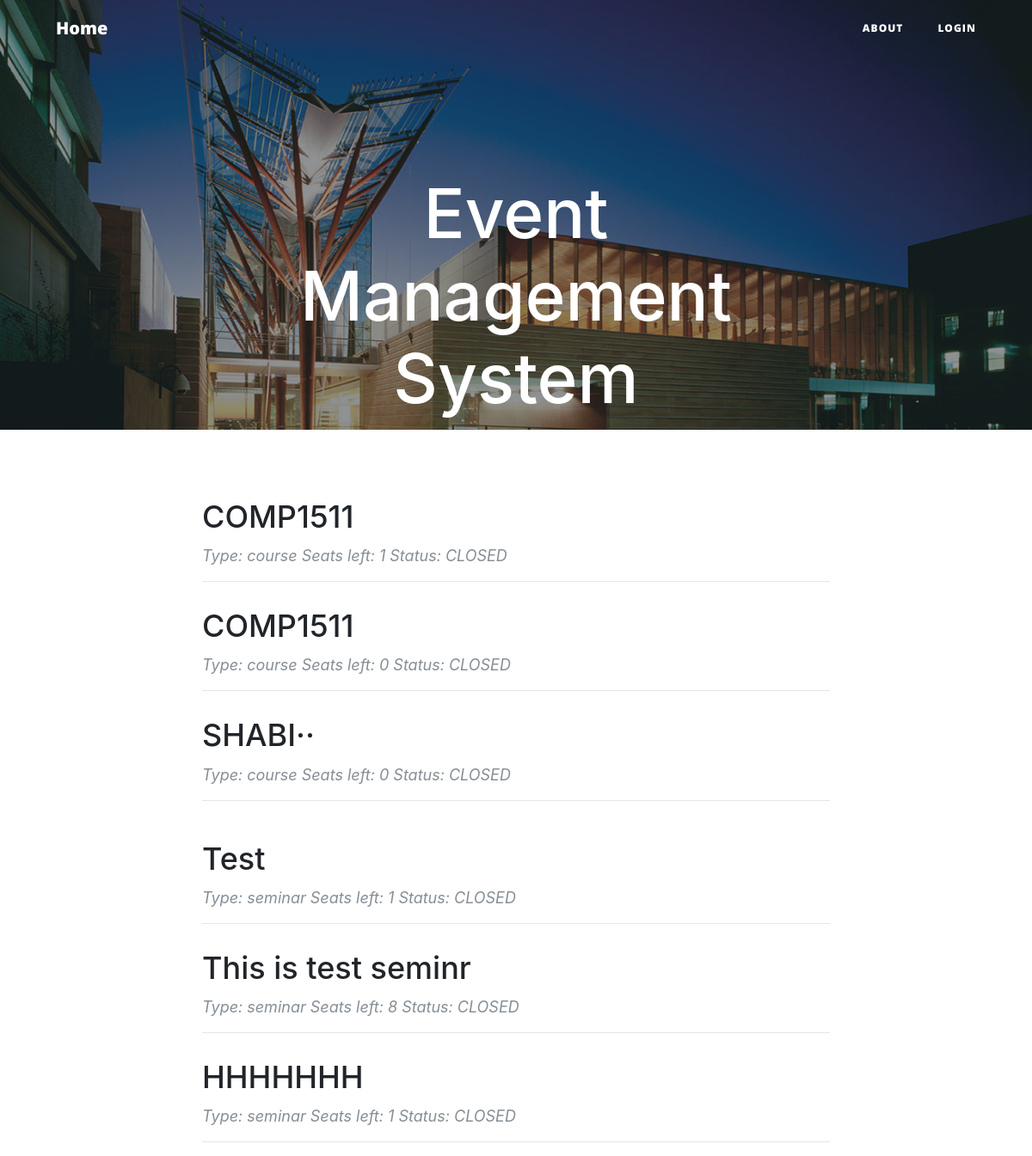
The page / on the database its author committed.
### event.py (models this page shows, shortened)
class Event(db.Model):
    __tablename__ = 'events'
    event_id = db.Column(db.Integer, primary_key=True)
    title = db.Column(db.String(120))
    details = db.Column(db.UnicodeText)
    start = db.Column(db.String(80))
    end = db.Column(db.String(80))
    capacity = db.Column(db.Integer)
    status = db.Column(db.String(80))
    creater = db.Column(db.String(80))
    fee = db.Column(db.Integer)
    early_period = db.Column(db.Integer)
    users = db.relationship('User',secondary=event_realation,
                            backref=db.backref('event_users_all', lazy='dynamic'))

class Seminar(db.Model):
    __tablename__ = 'seminars'
    seminar_id = db.Column(db.Integer, primary_key=True)
    title = db.Column(db.String(120))
    details = db.Column(db.UnicodeText)
    start = db.Column(db.String(80))
    end = db.Column(db.String(80))
    capacity = db.Column(db.Integer)
    status = db.Column(db.String(80))
    creater = db.Column(db.String(80))
    users = db.relationship('User',secondary=seminar_realation,
                            backref=db.backref('seminar_users_all', lazy='dynamic'))
    sessions = db.relationship('Session',secondary=seminar_session,
                            backref=db.backref('session_all', lazy='dynamic'))

### route.py (the view)
@app.route('/')
def index():
    Eventsystem.check_statu()
    return render_template('index.html', events = Event.query.all(), seminars = Seminar.query.all())

### EventSystem.py (called while the page is built)
    @staticmethod
    def check_statu():
        now = datetime.now()
        for event in Event.query.all():
            end = datetime.strptime(event.end, "%d-%m-%Y")
            if end < now:
                event.status = 'CLOSED'
                db.session.add(event)
                db.session.commit()
        for seminar in Seminar.query.all():
            end = datetime.strptime(seminar.end, "%d-%m-%Y")
            if end < now:
                seminar.status = 'CLOSED'
                db.session.add(seminar)
                db.session.commit()
        for session in Session.query.all():
            end = datetime.strptime(session.end, "%d-%m-%Y")
            if end < now:
                session.status = 'CLOSED'
                db.session.add(session)
                db.session.commit()

### templates/index.html
{% extends 'base.html' %}
{% block body %}
<header class="masthead" style="background-image: url('{{ url_for('static',filename='asb-unsw-campus-53.jpg')}}'); width: auto; height:500px;">
    <div class="overlay"></div>
    <div class="container">
        <div class="row">
            <div class="col-lg-8 col-md-10 mx-auto">
                <div class="site-heading">
                    <h1>Event Management System</h1>
                </div>
            </div>
        </div>
    </div>
</header>
<div class="container">
    <div class="row">
        <div class="col-lg-8 col-md-10 mx-auto">
            {% for event in events %}
                <div class="post-preview">
                    <a href="{{ url_for('info', eventId = event.event_id) }}">
                        <h2 class="post-title">
                            {{event.title}}
                        </h2>
                    </a>
                    <p class="post-meta">Type: course Seats left: {{ event.capacity - event.events_all.count() }} Status: {{event.status}}</p>
                </div>
                <hr>
            {% endfor %}
        </div>
    </div>
</div>
<div class="container">
    <div class="row">
        <div class="col-lg-8 col-md-10 mx-auto">
            {% for seminar  in seminars %}
                <div class="post-preview">
                    <a href="{{ url_for('seminarinfo', seminarId = seminar.seminar_id) }}">
                        <h2 class="post-title">
                            {{seminar.title}}
                        </h2>
                    </a>
                    <p class="post-meta">Type: seminar Seats left: {{ seminar.capacity - seminar.seminars_all.count() }} Status: {{seminar.status}}</p>
                </div>
                <hr>
            {% endfor %}
        </div>
    </div>
</div>
{% endblock %}

### templates/base.html (shortened to what this page needs)
<!DOCTYPE html>
<html lang="en">
    <head>
        <link rel = stylesheet type="text/css" href="{{ url_for('static',filename = 'font-awesome.min.css')}}"/>
        <link rel = stylesheet type="text/css" href="{{ url_for('static',filename = 'clean-blog.min.css')}}"/>
        <link rel = stylesheet type="text/css" href="{{ url_for('static',filename = 'bootstrap.min.css')}}"/>
    </head>
    <body>
        <nav  class="navbar navbar-expand-lg navbar-light fixed-top" id="mainNav">
            <div class="container">
                <a class="navbar-brand" href="{{url_for('index')}}">Home</a>
                <div class="collapse navbar-collapse" id="navbarResponsive">
                    <ul class="navbar-nav ml-auto">
                        <li class="nav-item">
                            <a class="nav-link" href="{{ url_for('about') }}">About</a>
                        </li>
                        {% if current_user.is_anonymous %}
                        <li class="nav-item">
                                <a class="nav-link" href="{{ url_for('login') }}">Login</a>
                        </li>
                        {% else %}
                        <li class="nav-item">
                            <a class="nav-link" href="{{ url_for('logout') }}">Logout</a>
                        </li>
                        {% endif %}
                    </ul>
                </div>
            </div>
        </nav>
        {% block body %}{% endblock %}
    </body>
</html>

### rows shown on the page
Event: title "COMP1511", event.capacity-event.events_all.count() "1", status "CLOSED"
Event: title "COMP1511", event.capacity-event.events_all.count() "0", status "CLOSED"
Event: title "SHABI··", event.capacity-event.events_all.count() "0", status "CLOSED"
Seminar: title "Test", seminar.capacity-seminar.seminars_all.count() "1", status "CLOSED"
Seminar: title "This is test seminr", seminar.capacity-seminar.seminars_all.count() "8", status "CLOSED"
Seminar: title "HHHHHHH", seminar.capacity-seminar.seminars_all.count() "1", status "CLOSED"
